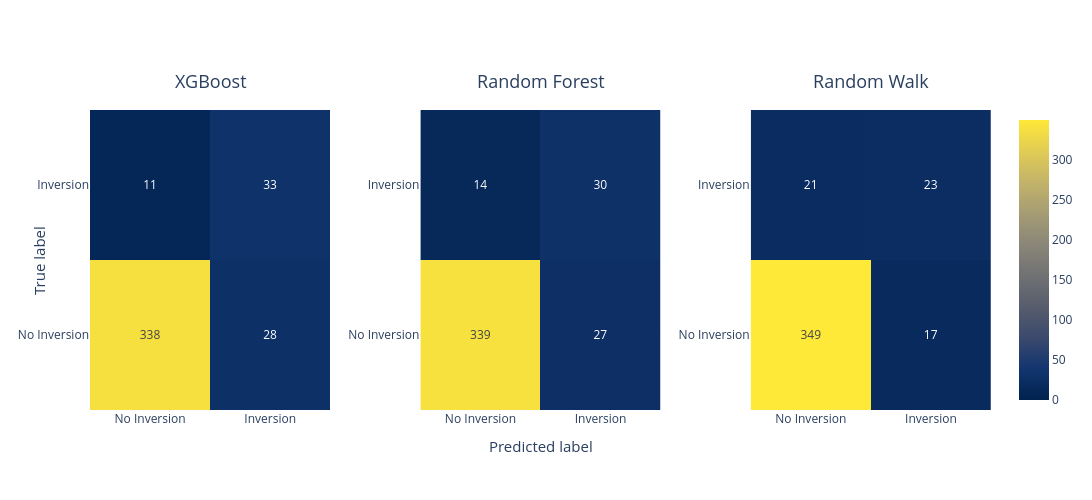

Notebook source saved alongside this figure:
### Code cell
cm_list = []

model_names = list(best_models.keys()) + ['Random Walk']

for model_name in model_names:
    model_results = [r for r in evaluation_results if r['model'] == model_name]
    y_true = np.concatenate([r['y_true'] for r in model_results])
    y_pred = np.concatenate([r['y_pred'] for r in model_results])
    cm = confusion_matrix(y_true, y_pred)
    cm_list.append((model_name, cm))

shared_max = max(cm.max() for _, cm in cm_list)

fig = make_subplots(
    rows=1,
    cols=3,
    subplot_titles=[f'{model_name}' for model_name, _ in cm_list],
    horizontal_spacing=0.10,
)
for ann in fig.layout.annotations:
    ann.font = dict(size = 18)
    ann.yshift = 15

n_cols = len(cm_list)

for idx, (model_name, cm) in enumerate(cm_list, start=1):
    fig.add_trace(
        go.Heatmap(
            z=cm,
            x=['No Inversion', 'Inversion'],
            y=['No Inversion', 'Inversion'],
            text=cm,
            texttemplate='%{text}',
            colorscale='Cividis',
            zmin=0,
            zmax=shared_max,
            showscale=(idx == n_cols),
            colorbar=dict(
                x=1.02,    
                y=0.5,
            ),
        ),
        row=1,
        col=idx,
    )

fig.update_layout(
    width=1500,
    height=500,
    template='plotly_white',
    margin=dict(l=90, r=100, t=110, b=90),
    annotations=list(fig.layout.annotations) + [
        dict(
            text='Predicted label',
            x=0.5, y=-0.16,
            xref='paper', yref='paper',
            showarrow=False,
            font=dict(size=15),
        ),
        dict(
            text='True label',
            x=-0.07, y=0.5,
            xref='paper', yref='paper',
            showarrow=False,
            textangle=-90,
            font=dict(size=15),
        ),
    ],
)

fig.show()
fig.write_image(f"{path_png}/confusion_matrices.png", scale=2)

### Figure 1 — Plotly figure (JSON) as saved in the notebook; plotly's stock layout.template omitted (floating-point values rounded to 4 significant figures)
{"data": [{"colorbar": {"x": 1.02, "y": 0.5}, "colorscale": [[0, "#00224e"], [0.1111, "#123570"], [0.2222, "#3b496c"], [0.3333, "#575d6d"], [0.4444, "#707173"], [0.5556, "#8a8678"], [0.6667, "#a59c74"], [0.7778, "#c3b369"], [0.8889, "#e1cc55"], [1, "#fee838"]], "showscale": false, "text": [[338, 28], [11, 33]], "texttemplate": "%{text}", "type": "heatmap", "x": ["No Inversion", "Inversion"], "xaxis": "x", "y": ["No Inversion", "Inversion"], "yaxis": "y", "z": [[338, 28], [11, 33]], "zmax": 349, "zmin": 0}, {"colorbar": {"x": 1.02, "y": 0.5}, "colorscale": [[0, "#00224e"], [0.1111, "#123570"], [0.2222, "#3b496c"], [0.3333, "#575d6d"], [0.4444, "#707173"], [0.5556, "#8a8678"], [0.6667, "#a59c74"], [0.7778, "#c3b369"], [0.8889, "#e1cc55"], [1, "#fee838"]], "showscale": false, "text": [[339, 27], [14, 30]], "texttemplate": "%{text}", "type": "heatmap", "x": ["No Inversion", "Inversion"], "xaxis": "x2", "y": ["No Inversion", "Inversion"], "yaxis": "y2", "z": [[339, 27], [14, 30]], "zmax": 349, "zmin": 0}, {"colorbar": {"x": 1.02, "y": 0.5}, "colorscale": [[0, "#00224e"], [0.1111, "#123570"], [0.2222, "#3b496c"], [0.3333, "#575d6d"], [0.4444, "#707173"], [0.5556, "#8a8678"], [0.6667, "#a59c74"], [0.7778, "#c3b369"], [0.8889, "#e1cc55"], [1, "#fee838"]], "showscale": true, "text": [[349, 17], [21, 23]], "texttemplate": "%{text}", "type": "heatmap", "x": ["No Inversion", "Inversion"], "xaxis": "x3", "y": ["No Inversion", "Inversion"], "yaxis": "y3", "z": [[349, 17], [21, 23]], "zmax": 349, "zmin": 0}], "layout": {"annotations": [{"font": {"size": 18}, "showarrow": false, "text": "XGBoost", "x": 0.1333, "xanchor": "center", "xref": "paper", "y": 1, "yanchor": "bottom", "yref": "paper", "yshift": 15}, {"font": {"size": 18}, "showarrow": false, "text": "Random Forest", "x": 0.5, "xanchor": "center", "xref": "paper", "y": 1, "yanchor": "bottom", "yref": "paper", "yshift": 15}, {"font": {"size": 18}, "showarrow": false, "text": "Random Walk", "x": 0.8667, "xanchor": "center", "xref": "paper", "y": 1, "yanchor": "bottom", "yref": "paper", "yshift": 15}, {"font": {"size": 15}, "showarrow": false, "text": "Predicted label", "x": 0.5, "xref": "paper", "y": -0.16, "yref": "paper"}, {"font": {"size": 15}, "showarrow": false, "text": "True label", "textangle": -90, "x": -0.07, "xref": "paper", "y": 0.5, "yref": "paper"}], "height": 500, "margin": {"b": 90, "l": 90, "r": 100, "t": 110}, "width": 1500, "xaxis": {"anchor": "y", "domain": [0, 0.2667]}, "xaxis2": {"anchor": "y2", "domain": [0.3667, 0.6333]}, "xaxis3": {"anchor": "y3", "domain": [0.7333, 1]}, "yaxis": {"anchor": "x", "domain": [0, 1]}, "yaxis2": {"anchor": "x2", "domain": [0, 1]}, "yaxis3": {"anchor": "x3", "domain": [0, 1]}}}
